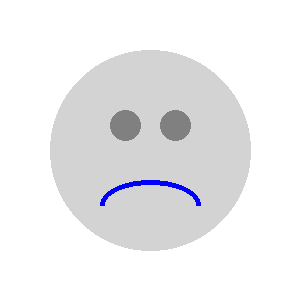
#> input picture sad.png, 300 x 300 px
$ python -i avtar.py   (imports and definitions only)
#> lines starting #> are read from the running program, lines starting #| are printed output that depends on the picture; after the words box and inside, x2 and y2 are one past the last pixel; in counts of white or black regions, pixels touching at a corner belong together
#> the answer given: sad.png
#> in load_existing_image, image is the input picture: shape (300, 300, 3); mean B, G, R 238.4, 236.8, 236.8
# take your pic with the use of webcame and create avtar..

'''install this libraries

1.) OpenCV (for image processing and webcam access):
pip install opencv-python
pip install opencv-python-headless  # Optional, for non-GUI OpenCV usage

2.) NumPy (required by OpenCV for numerical operations):
pip install numpy

3.) Pillow (for image processing and working with tkinter):
pip install pillow

4.) Tkinter (standard library for GUI development in Python):
sudo apt-get install python3-tk

Steps to Install :
Open your terminal or command prompt.
Run the commands above to install the required libraries.

After Installation :
Once the libraries are installed, run your script with:

python avtar.py
'''

import cv2
import numpy as np
from tkinter import Tk, Label, Button, Entry, filedialog, messagebox, Frame
from PIL import Image, ImageTk

def cartoonify_image(image):
    """Apply cartoon effect to an image."""
    gray = cv2.cvtColor(image, cv2.COLOR_BGR2GRAY)
    gray = cv2.medianBlur(gray, 5)
    edges = cv2.adaptiveThreshold(
        gray, 255, cv2.ADAPTIVE_THRESH_MEAN_C, cv2.THRESH_BINARY, 9, 9
    )
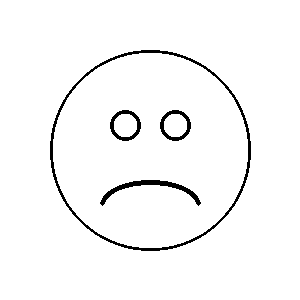
#> edges: shape (300, 300); 96.9% white; 4 black regions, box (x1, y1, x2, y2) and area: (50, 50, 251, 251) 1624, (100, 180, 201, 206) 547, (110, 110, 141, 141) 312, (160, 110, 191, 141) 312
    color = cv2.bilateralFilter(image, 9, 300, 300)
    cartoon = cv2.bitwise_and(color, color, mask=edges)
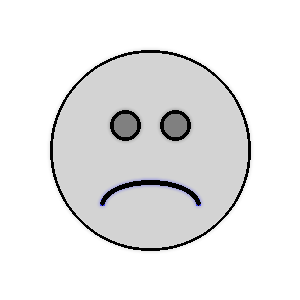
#> cartoon: shape (300, 300, 3); mean B, G, R 231.9, 231.6, 231.6
    return cartoon

# [31 lines left out: function capture_avatar, not called in this run]

def show_avatar(image_path):
    """Display the avatar in the GUI."""
#> called with image_path = 'avatar_temp.png'
    img = Image.open(image_path)
    img = img.resize((300, 300))
    img = ImageTk.PhotoImage(img)
#> (the run stopped early here; a loop or call above may not have finished)
